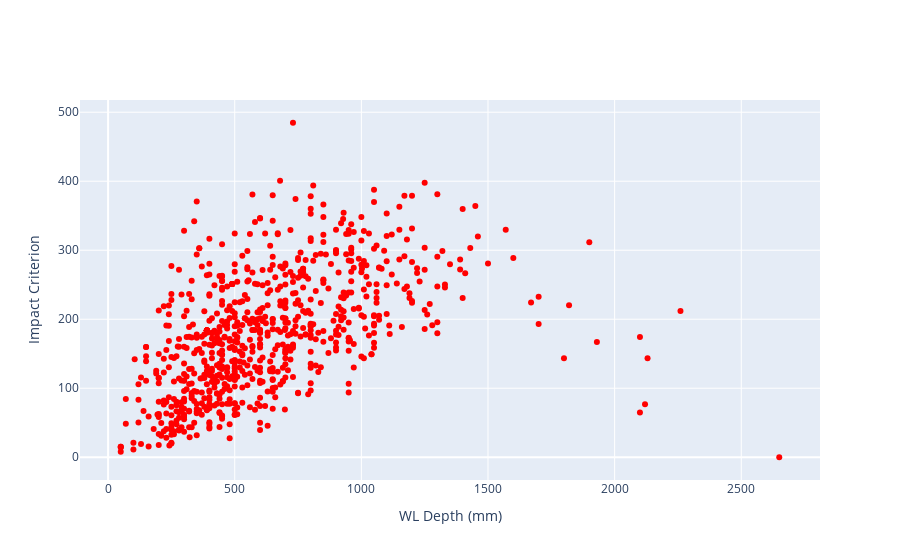
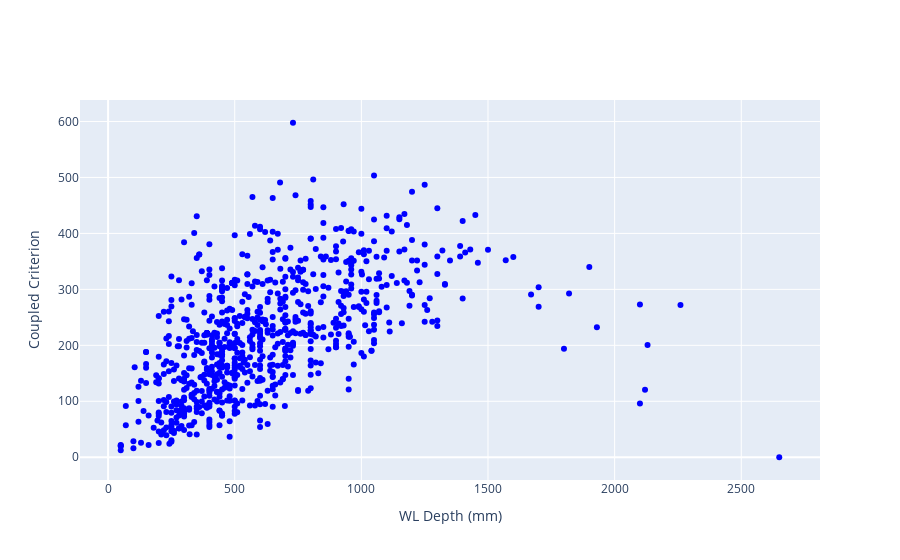
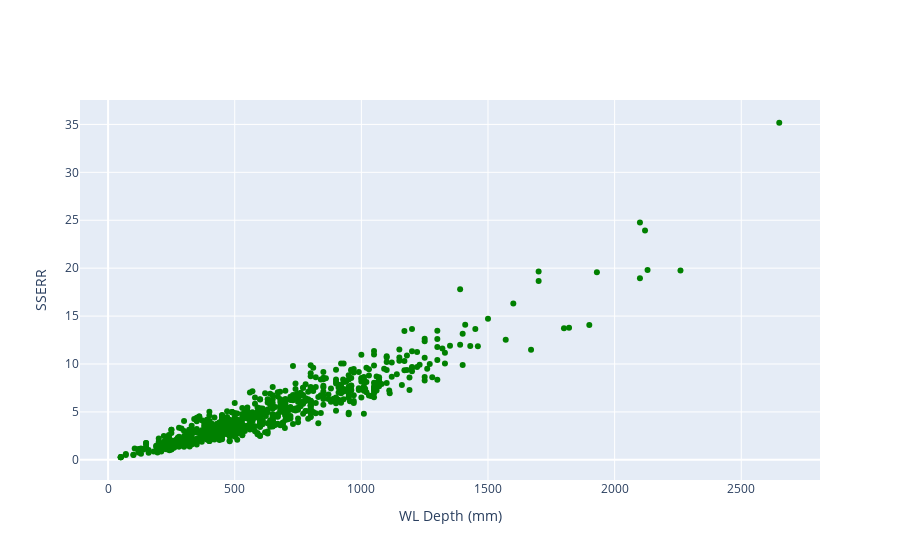
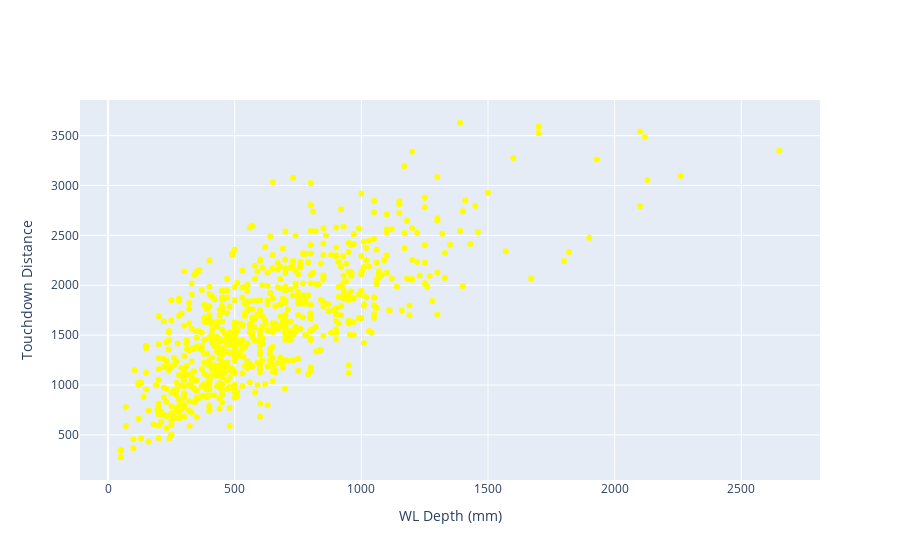

Notebook code cell kept with these figures, in order:
### Code cell
import plotly.graph_objects as go

fig = go.Figure()
fig.add_trace(go.Scatter(x=df["WL_Depth"], y=df["impact_criterion"], mode="markers", name="Impact Criterion", marker=dict(color="red")))
fig.update_layout(xaxis_title="WL Depth (mm)", yaxis_title="Impact Criterion")
fig.show()

fig = go.Figure()
fig.add_trace(go.Scatter(x=df["WL_Depth"], y=df["coupled_criterion"], mode="markers", name="Coupled Criterion", marker=dict(color="blue")))
fig.update_layout(xaxis_title="WL Depth (mm)", yaxis_title="Coupled Criterion")
fig.show()

fig = go.Figure()
fig.add_trace(go.Scatter(x=df["WL_Depth"], y=df["sserr_result"], mode="markers", name="SSERR", marker=dict(color="green")))
fig.update_layout(xaxis_title="WL Depth (mm)", yaxis_title="SSERR")
fig.show()

fig = go.Figure()
fig.add_trace(go.Scatter(x=df["WL_Depth"], y=df["touchdown_distance"], mode="markers", name="Touchdown Distance", marker=dict(color="yellow")))
fig.update_layout(xaxis_title="WL Depth (mm)", yaxis_title="Touchdown Distance")
fig.show()

fig = go.Figure()
fig.add_trace(go.Scatter(x=df["WL_Depth"], y=df["max_stress"], mode="markers", name="Max Stress", marker=dict(color="red")))
fig.update_layout(xaxis_title="WL Depth (mm)", yaxis_title="Max Stress")
fig.show()

fig = go.Figure()
fig.add_trace(go.Scatter(x=df["WL_Depth"], y=df["ss_max_Sxx_norm"], mode="markers", name="SS MAX SXX NORM", marker=dict(color="blue")))
fig.update_layout(xaxis_title="WL Depth (mm)", yaxis_title="SS MAX SXX NORM")
fig.show()

fig = go.Figure()
fig.add_trace(go.Scatter(x=df["WL_Depth"], y=df["slab_tensile_criterion"], mode="markers", name="SLAB TENSILE CRITERION", marker=dict(color="green")))
fig.update_layout(xaxis_title="WL Depth (mm)", yaxis_title="SLAB TENSILE CRITERION")
fig.show()

### Figure 1 — Plotly figure (JSON) as saved in the notebook; plotly's stock layout.template omitted (floating-point values rounded to 4 significant figures; data arrays with more than 128 entries replaced by an {"elided": "..."} marker saying what was removed)
{"data": [{"marker": {"color": "red"}, "mode": "markers", "name": "Impact Criterion", "type": "scatter", "x": {"elided": "789 float values"}, "y": {"elided": "789 float values"}}], "layout": {"xaxis": {"title": {"text": "WL Depth (mm)"}}, "yaxis": {"title": {"text": "Impact Criterion"}}}}

### Figure 2 — Plotly figure (JSON) as saved in the notebook; plotly's stock layout.template omitted (floating-point values rounded to 4 significant figures; data arrays with more than 128 entries replaced by an {"elided": "..."} marker saying what was removed)
{"data": [{"marker": {"color": "blue"}, "mode": "markers", "name": "Coupled Criterion", "type": "scatter", "x": {"elided": "789 float values"}, "y": {"elided": "789 float values"}}], "layout": {"xaxis": {"title": {"text": "WL Depth (mm)"}}, "yaxis": {"title": {"text": "Coupled Criterion"}}}}

### Figure 3 — Plotly figure (JSON) as saved in the notebook; plotly's stock layout.template omitted (floating-point values rounded to 4 significant figures; data arrays with more than 128 entries replaced by an {"elided": "..."} marker saying what was removed)
{"data": [{"marker": {"color": "green"}, "mode": "markers", "name": "SSERR", "type": "scatter", "x": {"elided": "789 float values"}, "y": {"elided": "789 float values"}}], "layout": {"xaxis": {"title": {"text": "WL Depth (mm)"}}, "yaxis": {"title": {"text": "SSERR"}}}}

### Figure 4 — Plotly figure (JSON) as saved in the notebook; plotly's stock layout.template omitted (floating-point values rounded to 4 significant figures; data arrays with more than 128 entries replaced by an {"elided": "..."} marker saying what was removed)
{"data": [{"marker": {"color": "yellow"}, "mode": "markers", "name": "Touchdown Distance", "type": "scatter", "x": {"elided": "789 float values"}, "y": {"elided": "789 float values"}}], "layout": {"xaxis": {"title": {"text": "WL Depth (mm)"}}, "yaxis": {"title": {"text": "Touchdown Distance"}}}}
